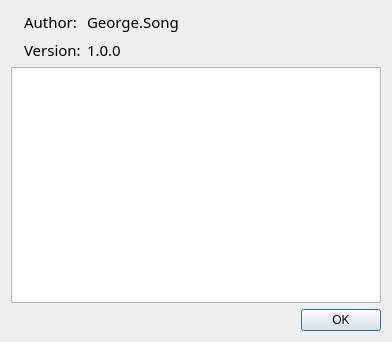
<?xml version="1.0" encoding="UTF-8"?>
<ui version="4.0">
 <class>dlgAbout</class>
 <widget class="QDialog" name="dlgAbout">
  <property name="geometry">
   <rect>
    <x>0</x>
    <y>0</y>
    <width>392</width>
    <height>342</height>
   </rect>
  </property>
  <property name="windowTitle">
   <string>dlgAbout</string>
  </property>
  <property name="windowIcon">
   <iconset resource="rms_update.qrc">
    <normaloff>:/images/about.png</normaloff>:/images/about.png</iconset>
  </property>
  <layout class="QGridLayout" name="gridLayout">
   <item row="0" column="0">
    <layout class="QVBoxLayout" name="verticalLayout_3">
     <item>
      <layout class="QHBoxLayout" name="horizontalLayout">
       <item>
        <widget class="QLabel" name="label">
         <property name="text">
          <string/>
         </property>
         <property name="pixmap">
          <pixmap resource="rms_update.qrc">:/images/update_big.png</pixmap>
         </property>
        </widget>
       </item>
       <item>
        <layout class="QVBoxLayout" name="verticalLayout">
         <item>
          <widget class="QLabel" name="label1">
           <property name="font">
            <font>
             <family>微软雅黑</family>
             <pointsize>11</pointsize>
             <weight>50</weight>
             <bold>false</bold>
            </font>
           </property>
           <property name="text">
            <string>Author:</string>
           </property>
           <property name="alignment">
            <set>Qt::AlignLeading|Qt::AlignLeft|Qt::AlignVCenter</set>
           </property>
          </widget>
         </item>
         <item>
          <widget class="QLabel" name="label2">
           <property name="font">
            <font>
             <family>微软雅黑</family>
             <pointsize>11</pointsize>
             <weight>50</weight>
             <bold>false</bold>
            </font>
           </property>
           <property name="text">
            <string>Version:</string>
           </property>
           <property name="alignment">
            <set>Qt::AlignLeading|Qt::AlignLeft|Qt::AlignTop</set>
           </property>
          </widget>
         </item>
        </layout>
       </item>
       <item>
        <layout class="QVBoxLayout" name="verticalLayout_2">
         <item>
          <widget class="QLabel" name="authorLabel">
           <property name="font">
            <font>
             <family>微软雅黑</family>
             <pointsize>11</pointsize>
             <weight>50</weight>
             <bold>false</bold>
            </font>
           </property>
           <property name="text">
            <string>George.Song</string>
           </property>
           <property name="alignment">
            <set>Qt::AlignLeading|Qt::AlignLeft|Qt::AlignVCenter</set>
           </property>
          </widget>
         </item>
         <item>
          <widget class="QLabel" name="versionLabel">
           <property name="font">
            <font>
             <family>微软雅黑</family>
             <pointsize>11</pointsize>
             <weight>50</weight>
             <bold>false</bold>
            </font>
           </property>
           <property name="text">
            <string>1.0.0</string>
           </property>
           <property name="alignment">
            <set>Qt::AlignLeading|Qt::AlignLeft|Qt::AlignTop</set>
           </property>
          </widget>
         </item>
        </layout>
       </item>
       <item>
        <spacer name="horizontalSpacer_2">
         <property name="orientation">
          <enum>Qt::Horizontal</enum>
         </property>
         <property name="sizeHint" stdset="0">
          <size>
           <width>40</width>
           <height>20</height>
          </size>
         </property>
        </spacer>
       </item>
      </layout>
     </item>
     <item>
      <widget class="QTextBrowser" name="textBrowser">
       <property name="font">
        <font>
         <family>微软雅黑</family>
         <pointsize>10</pointsize>
        </font>
       </property>
      </widget>
     </item>
     <item>
      <layout class="QHBoxLayout" name="horizontalLayout_2">
       <item>
        <spacer name="horizontalSpacer">
         <property name="orientation">
          <enum>Qt::Horizontal</enum>
         </property>
         <property name="sizeHint" stdset="0">
          <size>
           <width>40</width>
           <height>20</height>
          </size>
         </property>
        </spacer>
       </item>
       <item>
        <widget class="QPushButton" name="okButton">
         <property name="text">
          <string>OK</string>
         </property>
         <property name="icon">
          <iconset resource="rms_update.qrc">
           <normaloff>:/images/ok.png</normaloff>:/images/ok.png</iconset>
         </property>
        </widget>
       </item>
      </layout>
     </item>
    </layout>
   </item>
  </layout>
 </widget>
 <layoutdefault spacing="6" margin="11"/>
 <resources>
  <include location="rms_update.qrc"/>
  <include location="../rms_analyze/rms_analyze.qrc"/>
 </resources>
 <connections/>
</ui>
